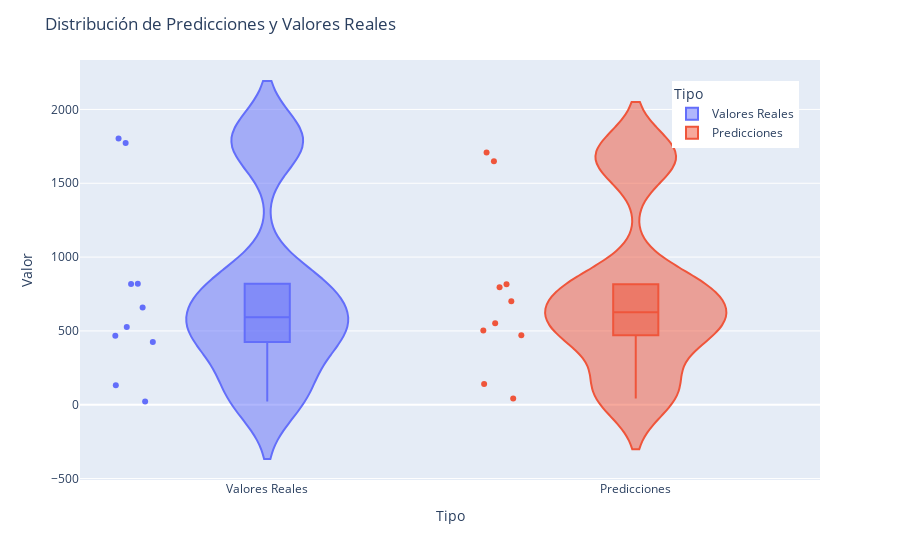

Notebook cell for this chart:
### Code cell
# Creamos un DataFrame para Plotly Express
df = pd.DataFrame({'Tipo': ['Valores Reales'] * len(y_test) + ['Predicciones'] * len(y_pred),
                   'Valor': list(y_test) + list(y_pred)})

# Creamos gráfico de violín con Plotly Express
fig = px.violin(df, x='Tipo', y='Valor', box=True, points="all", color='Tipo',
                labels={'Tipo': 'Tipo', 'Valor': 'Valor'},
                category_orders={'Tipo': ['Valores Reales', 'Predicciones']},
                violinmode='overlay')

# Configuramos el diseño del gráfico
fig.update_layout(
    title='Distribución de Predicciones y Valores Reales',
    xaxis_title='Tipo',
    yaxis_title='Valor',
    legend=dict(x=0.8, y=0.95),
)

# Mostramos el gráfico
fig.show()

### Figure 1 — Plotly figure (JSON) as saved in the notebook; plotly's stock layout.template omitted (floating-point values rounded to 4 significant figures)
{"data": [{"alignmentgroup": "True", "box": {"visible": true}, "hovertemplate": "Tipo=%{x}<br>Valor=%{y}<extra></extra>", "legendgroup": "Valores Reales", "marker": {"color": "#636efa"}, "name": "Valores Reales", "offsetgroup": "Valores Reales", "orientation": "v", "points": "all", "scalegroup": "True", "showlegend": true, "type": "violin", "x": ["Valores Reales", "Valores Reales", "Valores Reales", "Valores Reales", "Valores Reales", "Valores Reales", "Valores Reales", "Valores Reales", "Valores Reales", "Valores Reales"], "x0": " ", "xaxis": "x", "y": [132.1, 466.6, 1803.0, 816.9, 22.47, 1773.0, 425.4, 819.2, 659.2, 527.3], "y0": " ", "yaxis": "y"}, {"alignmentgroup": "True", "box": {"visible": true}, "hovertemplate": "Tipo=%{x}<br>Valor=%{y}<extra></extra>", "legendgroup": "Predicciones", "marker": {"color": "#EF553B"}, "name": "Predicciones", "offsetgroup": "Predicciones", "orientation": "v", "points": "all", "scalegroup": "True", "showlegend": true, "type": "violin", "x": ["Predicciones", "Predicciones", "Predicciones", "Predicciones", "Predicciones", "Predicciones", "Predicciones", "Predicciones", "Predicciones", "Predicciones"], "x0": " ", "xaxis": "x", "y": [140.7, 503.1, 1708.0, 796.5, 42.54, 1649.0, 470.0, 816.5, 701.2, 552.7], "y0": " ", "yaxis": "y"}], "layout": {"legend": {"title": {"text": "Tipo"}, "tracegroupgap": 0, "x": 0.8, "y": 0.95}, "margin": {"t": 60}, "title": {"text": "Distribución de Predicciones y Valores Reales"}, "violinmode": "overlay", "xaxis": {"anchor": "y", "categoryarray": ["Valores Reales", "Predicciones"], "categoryorder": "array", "domain": [0, 1], "title": {"text": "Tipo"}}, "yaxis": {"anchor": "x", "domain": [0, 1], "title": {"text": "Valor"}}}}
